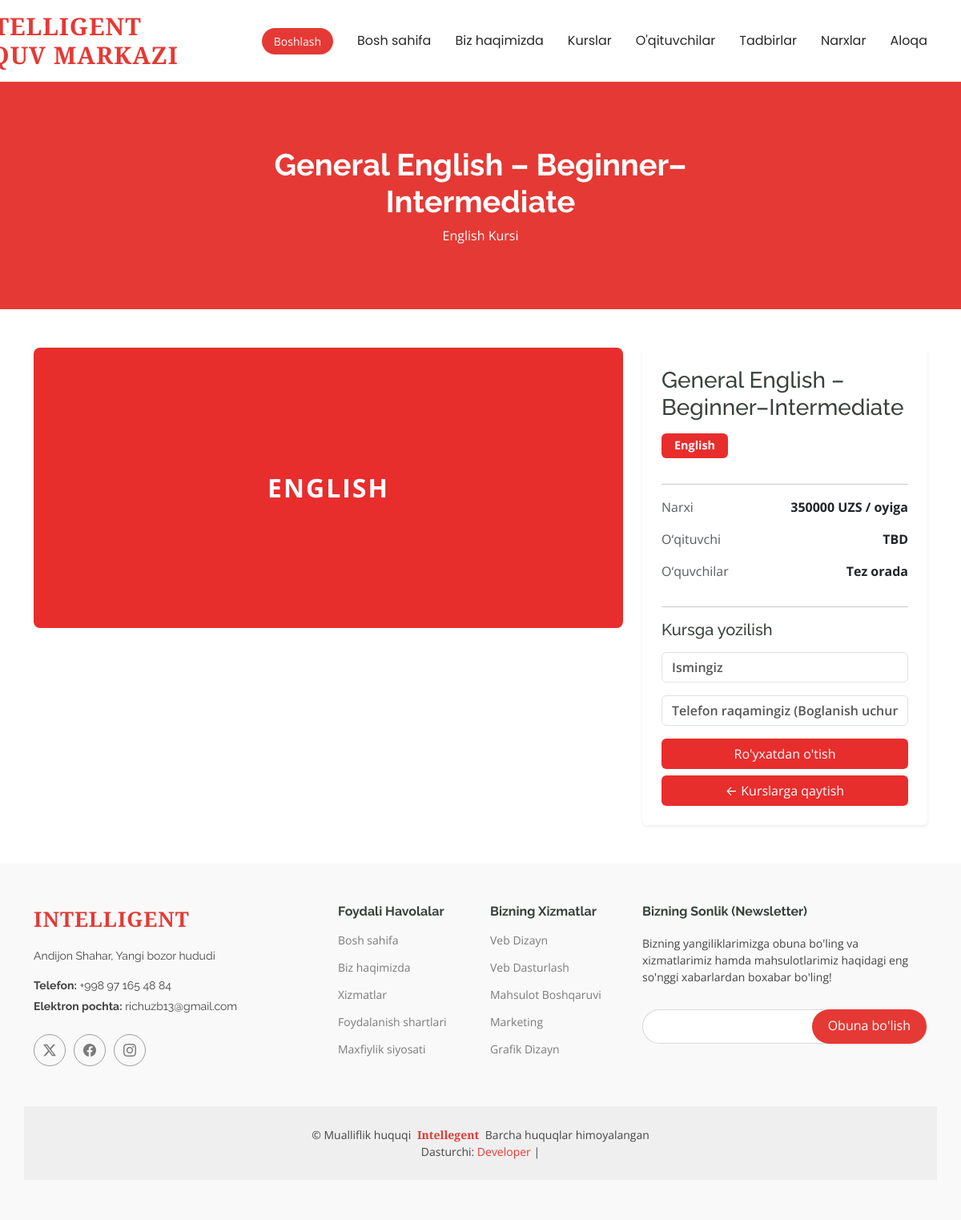
Page /course/4/ on the committed database.
### main/models.py (models this page shows, shortened)
class Course(models.Model):
    title = models.CharField(max_length=200)
    category = models.CharField(max_length=100)
    price = models.DecimalField(max_digits=10, decimal_places=0)
    description = models.TextField()
    instructor_name = models.CharField(max_length=100)
    student_count = models.IntegerField(default=0)
    image = models.ImageField(upload_to='courses/images/', blank=True, null=True)

### main/views.py (the view, shortened to what this page needs)
# urls.py: path('course/<int:id>/', views.course_details, name='course-details'),
def course_details(request, id):
    course = get_object_or_404(Course, id=id)
    form = RegistrationForm()
    return render(request, 'course_details.html', {'course': course, 'form': form})

### main/forms.py
class RegistrationForm(forms.ModelForm):
    class Meta:
        model = Registration
        fields = ['name', 'phone']
        widgets = {
            'name': forms.TextInput(attrs={
                'class': 'form-control',
                'placeholder': 'Ismingiz'
            }),
            'phone': forms.TextInput(attrs={
            'class': 'form-control',
            'placeholder': 'Telefon raqamingiz (Boglanish uchun)',
            'type': 'tel',
            'pattern': '[0-9+\\s\\-]{7,15}',
            'title': "Faqat raqamlar kiriting",
            'oninput': 'this.value = this.value.replace(/[^0-9+\\s\\-]/g, "")',
        })
        }

### templates/course_details.html (shortened to what this page needs)
{% extends 'base.html' %}
{% load static %}
{% block content %}
<main class="main">
  <div class="page-title" data-aos="fade">
    <div class="heading">
      <div class="container">
        <div class="row d-flex justify-content-center text-center">
          <div class="col-lg-8">
            <h1>{{ course.title }}</h1>
            <p class="mb-0">{{ course.category }} Kursi</p>
          </div>
        </div>
      </div>
    </div>
  </div>
  <section class="py-5">
    <div class="container">
      <div class="row g-4">
        <div class="col-lg-8">
          {% if course.image_url %}
            <img src="{{ course.image_url }}" class="img-fluid rounded w-100" alt="{{ course.title }}">
          {% else %}
            <div style="
              background-color: #e82d2d;
              height: 350px;
              display: flex;
              align-items: center;
              justify-content: center;
              color: white;
              font-size: 2rem;
              font-weight: 700;
              letter-spacing: 2px;
              text-transform: uppercase;
              border-radius: 8px;
            ">{{ course.category }}</div>
          {% endif %}
        </div>
        <div class="col-lg-4">
          <div class="card shadow-sm border-0 p-4">
            <h3 class="mb-3">{{ course.title }}</h3>
            <div class="mb-3">
              <span class="badge text-white px-3 py-2" style="background-color: #e82d2d; font-size: 0.9rem;">
                {{ course.category }}
              </span>
            </div>
            <hr>
            <div class="d-flex justify-content-between mb-3">
              <span class="text-muted">Narxi</span>
              <strong>{{ course.price }} UZS / oyiga</strong>
            </div>
            <div class="d-flex justify-content-between mb-3">
              <span class="text-muted">O‘qituvchi</span>
              <strong>{{ course.instructor_name }}</strong>
            </div>
            <div class="d-flex justify-content-between mb-3">
              <span class="text-muted">O‘quvchilar</span>
              <strong>
                {% if course.student_count %}
                  {{ course.student_count }}
                {% else %}
                  Tez orada
                {% endif %}
              </strong>
            </div>
            <hr>
              <h5 class="mb-3">Kursga yozilish</h5>
              <form method="POST">
                  <div class="mb-3">
                      {{ form.name }}
                  </div>
                  <div class="mb-3">
                      {{ form.phone }}
                  </div>
                  <button type="submit" class="btn w-100 text-white" style="background-color: #e82d2d;">
                      Ro'yxatdan o'tish
                  </button>
              </form>
            <a href="{% url 'courses_page' %}" class="btn w-100 text-white mt-2" style="background-color: #e82d2d;">
              ← Kurslarga qaytish
            </a>
          </div>
        </div>
      </div>
    </div>
  </section>
</main>
{% endblock %}

### static/assets/css/main.css (style rules this page uses)
:root { --default-font: "Open Sans", system-ui, -apple-system, "Segoe UI", Roboto, "Helvetica Neue", Arial, "Noto Sans", "Liberation Sans", sans-serif, "Apple Color Emoji", "Segoe UI Emoji", "Segoe UI Symbol", "Noto Color Emoji"; --heading-font: "Raleway", sans-serif; --nav-font: "Poppins", sans-serif; }
:root { --background-color: #ffffff; --default-color: #444444; --heading-color: #37423b; --accent-color: #e53935; --surface-color: #ffffff; --contrast-color: #ffffff; }
:root { --nav-color: #272828; --nav-hover-color: #e53935; --nav-mobile-background-color: #ffffff; --nav-dropdown-background-color: #ffffff; --nav-dropdown-color: #272828; --nav-dropdown-hover-color: #e53935; }
:root { scroll-behavior: smooth; }
body { color: var(--default-color); background-color: var(--background-color); font-family: var(--default-font); }
a { color: var(--accent-color); text-decoration: none; transition: 0.3s; }
h1, h2, h3, h4, h5, h6 { color: var(--heading-color); font-family: var(--heading-font); }
.page-title { --default-color: var(--contrast-color); --background-color: var(--accent-color); --heading-color: var(--contrast-color); color: var(--default-color); background-color: var(--background-color); position: relative; }
.page-title .heading { padding: 80px 0; border-top: 1px solid color-mix(in srgb, var(--default-color), transparent 90%); }
.page-title .heading h1 { font-size: 38px; font-weight: 700; }
section, .section { color: var(--default-color); background-color: var(--background-color); padding: 60px 0; scroll-margin-top: 900px; overflow: clip; }

### templates/base.html (style rules this page uses)
.form-control::placeholder { color: #555 !important; font-weight: 600; opacity: 1; }

### rows in the picture
Course: title "General English – Beginner–Intermediate", category "English", category "ENGLISH", price "350000", instructor_name "TBD"
